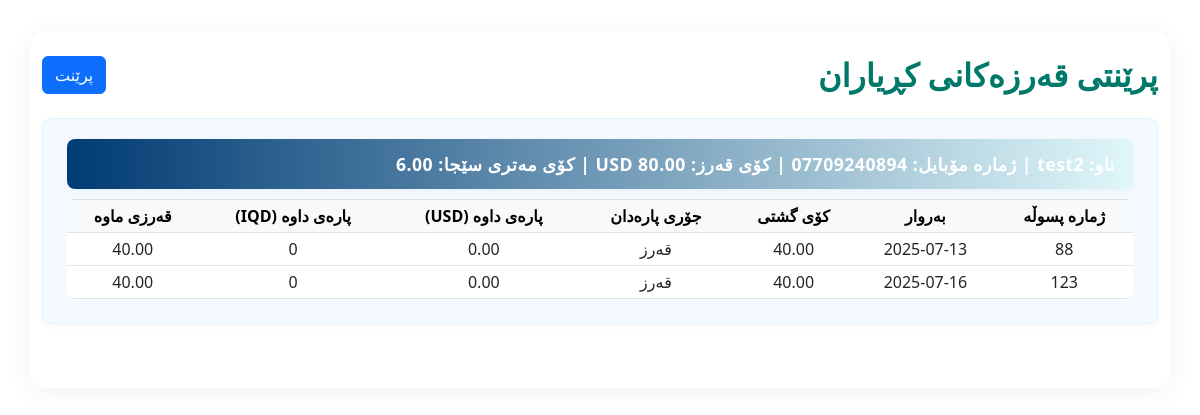
/pages/credit_of_all_customers.php (signed in), run on the app's committed database.
### tables this page shows
CREATE TABLE `customers` (
  `id` int(11) NOT NULL,
  `name` varchar(255) NOT NULL,
  `mobile1` varchar(20) NOT NULL,
  `mobile2` varchar(20) DEFAULT NULL,
  `debt_iqd` decimal(20,2) DEFAULT 0.00,
  `debt_usd` decimal(14,2) DEFAULT 0.00,
  `opening_debt_usd` decimal(14,2) DEFAULT 0.00,
  `opening_debt_iqd` decimal(20,2) DEFAULT 0.00
);

CREATE TABLE `sales` (
  `id` int(11) NOT NULL,
  `customer_id` int(11) DEFAULT NULL,
  `recipient` varchar(255) DEFAULT NULL,
  `location` varchar(255) NOT NULL,
  `quantity` decimal(10,2) DEFAULT NULL,
  `price_per_unit` decimal(10,2) DEFAULT NULL,
  `total_price` decimal(10,2) DEFAULT NULL,
  `payment_type` enum('نەقد','قەرز') NOT NULL,
  `amount_paid_usd` decimal(10,2) DEFAULT NULL,
  `amount_paid_iq` decimal(10,2) DEFAULT NULL,
  `dolar_rate` decimal(10,2) DEFAULT NULL,
  `remaining_amount` decimal(10,2) DEFAULT NULL,
  `invoice_number` varchar(100) NOT NULL,
  `order_date` date NOT NULL,
  `notes` text DEFAULT NULL,
  `formula_id` int(11) NOT NULL,
  `discount` decimal(10,2) DEFAULT 0.00
);

### pages/credit_of_all_customers.php (the view, shortened to what this page needs)
<?php
require_once '../config/db_conected.php';
$sql = "SELECT c.id, c.name, c.mobile1, c.mobile2, c.debt_usd, c.debt_iqd FROM customers c WHERE c.debt_usd > 0 OR c.debt_iqd > 0 ORDER BY c.name ASC";
$stmt = $pdo->query($sql);
$customers = $stmt ? $stmt->fetchAll() : [];
function getTotalConcreteMeter($pdo, $customer_id) {
    $sql = "SELECT SUM(quantity) as total_meter FROM sales WHERE customer_id = ?";
    $stmt = $pdo->prepare($sql);
    $stmt->execute([$customer_id]);
    $row = $stmt->fetch();
    return $row && $row['total_meter'] ? $row['total_meter'] : 0;
}
function getDebtTransactions($pdo, $customer_id) {
    $sql = "SELECT invoice_number, order_date, total_price, payment_type, amount_paid_usd, amount_paid_iq, remaining_amount FROM sales WHERE customer_id = ? AND remaining_amount > 0 ORDER BY order_date ASC";
    $stmt = $pdo->prepare($sql);
    $stmt->execute([$customer_id]);
    return $stmt->fetchAll();
}
?>
<!DOCTYPE html>
<html lang="ku">
<head>
    <link href="../assets/css/credit_of_all_customers.css" rel="stylesheet">
    <link href="https://cdn.jsdelivr.net/npm/bootstrap@5.3.0/dist/css/bootstrap.rtl.min.css" rel="stylesheet">
</head>
<body dir="rtl">
<div class="container py-4">
    <div class="d-flex justify-content-between align-items-center mb-4 no-print">
        <h2 class="mb-0" style="color: #00796b; font-weight: bold;">پرێنتی قەرزەکانی کڕیاران</h2>
        <button onclick="window.print()" class="btn btn-primary">پرێنت</button>
    </div>
    <?php if (empty($customers)): ?>
        <div class="alert alert-info">هیچ کڕیارێک قەرزی نییە.</div>
    <?php else: ?>
        <?php foreach ($customers as $customer): ?>
            <div class="customer-section">
                <div class="customer-header">
                    <strong>ناو:</strong> <?= htmlspecialchars($customer['name']) ?> |
                    <strong>ژمارە مۆبایل:</strong> <?= htmlspecialchars($customer['mobile1']) ?>
                    |
                    <strong>کۆی قەرز:</strong>
                    <?= ($customer['debt_usd'] > 0 ? number_format($customer['debt_usd'],2).' USD' : '') ?>
                    |
                    <strong>کۆی مەتری سێجا:</strong> <?= number_format(getTotalConcreteMeter($pdo, $customer['id']),2) ?>
                </div>
                <?php $transactions = getDebtTransactions($pdo, $customer['id']); ?>
                <?php if (!empty($transactions)): ?>
                    <div class="table-responsive">
                        <table class="table table-bordered table-sm align-middle text-center mb-0">
                            <thead class="table-light">
                                <tr>
                                    <th>ژمارە پسوڵە</th>
                                    <th>بەروار</th>
                                    <th>کۆی گشتی</th>
                                    <th>جۆری پارەدان</th>
                                    <th>پارەی داوە (USD)</th>
                                    <th>پارەی داوە (IQD)</th>
                                    <th>قەرزی ماوە</th>
                                </tr>
                            </thead>
                            <tbody>
                                <?php foreach ($transactions as $tr): ?>
                                    <tr>
                                        <td><?= htmlspecialchars($tr['invoice_number']) ?></td>
                                        <td><?= htmlspecialchars($tr['order_date']) ?></td>
                                        <td><?= number_format($tr['total_price'],2) ?></td>
                                        <td><?= htmlspecialchars($tr['payment_type']) ?></td>
                                        <td><?= number_format($tr['amount_paid_usd'],2) ?></td>
                                        <td><?= number_format($tr['amount_paid_iq'],0) ?></td>
                                        <td><?= number_format($tr['remaining_amount'],2) ?></td>
                                    </tr>
                                <?php endforeach; ?>
                            </tbody>
                        </table>
                    </div>
                <?php else: ?>
                    <div class="alert alert-warning mb-0">هیچ مامەڵەی قەرزی ماوە نییە.</div>
                <?php endif; ?>
            </div>
        <?php endforeach; ?>
    <?php endif; ?>
</div>
</body>
</html>

### assets/css/credit_of_all_customers.css (style rules this page uses)
:root { --seafoam-green: #003b73; }
body { font-family: 'Rabar', sans-serif; direction: rtl; background: #f8faf5; color: #222; }
.container { background: #fff; border-radius: 16px; box-shadow: 0 4px 24px 0 rgba(0,59,115,0.07); padding: 2rem 2.5rem; margin-top: 2rem; }
.customer-header { background: linear-gradient(90deg, var(--seafoam-green) 0%, #e0f7fa 100%); color: #fff; font-size: 1.1rem; font-weight: bold; border-radius: 8px; padding: 12px 18px; margin-bottom: 10px; box-shadow: 0 2px 8px 0 rgba(0,59,115,0.05); letter-spacing: 0.5px; }
.customer-section { background: #f4faff; border-radius: 10px; margin-bottom: 2.5rem; padding: 1.2rem 1.5rem 1.5rem 1.5rem; box-shadow: 0 2px 8px 0 rgba(0,59,115,0.04); border: 1px solid #e0f7fa; }
.table { background: #fff; border-radius: 8px; overflow: hidden; margin-bottom: 0; font-size: 1rem; }
.table th { background: var(--seafoam-green); color: #fff; font-weight: bold; border: none; }
.table td { background: #fafdff; color: #003b73; border: none; }
.table-bordered > :not(caption) > * > * { border-color: #b2d8ef; }
.btn-primary { background: var(--seafoam-green); border: none; font-family: 'Rabar', sans-serif; font-weight: bold; font-size: 1.1rem; padding: 0.5rem 1.5rem; border-radius: 8px; transition: background 0.2s; }

### data on the page
customers: debt_usd "80.00", id "6.00"
sales: invoice_number "88", order_date "2025-07-13", total_price "40.00", payment_type "قەرز", amount_paid_usd "0.00", amount_paid_iq "0", remaining_amount "40.00"
sales: invoice_number "123", order_date "2025-07-16", total_price "40.00", payment_type "قەرز", amount_paid_usd "0.00", amount_paid_iq "0", remaining_amount "40.00"
